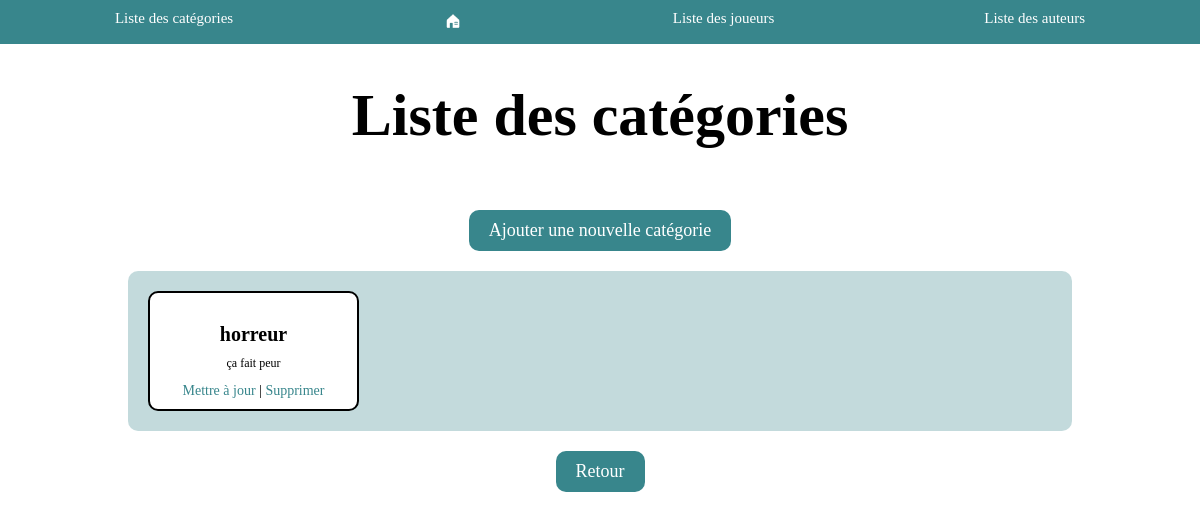
/index_categories/, run on an earlier commit of the app's database.
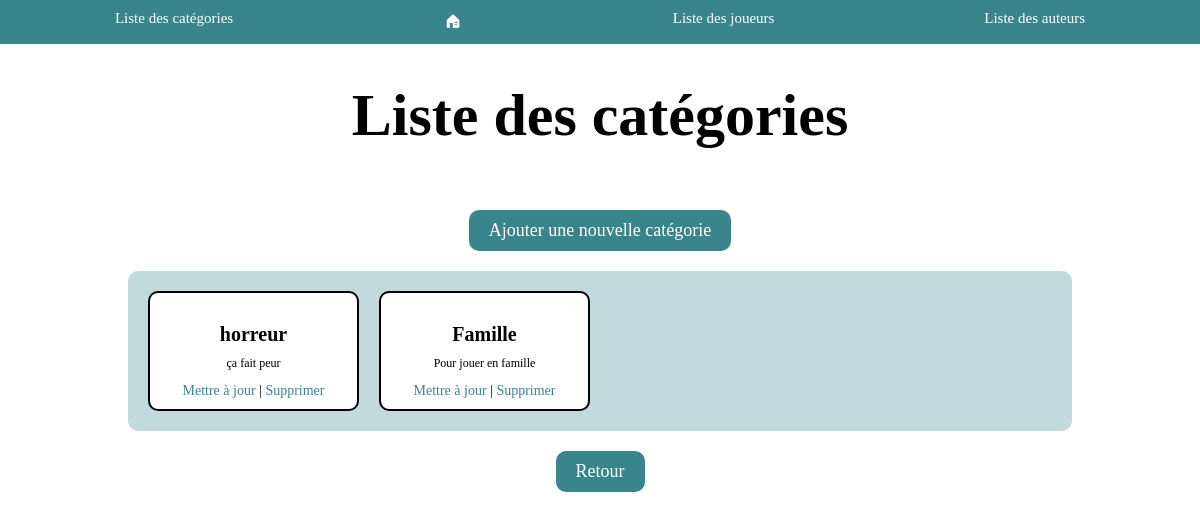
And on a later commit of the database.
### ludotheque/models.py (models this page shows, shortened)
class Categories(models.Model):
    nom = models.CharField(max_length=100)
    desc = models.TextField(blank=True, null=True)

### ludotheque/views_categories.py (the view)
# urls.py: path('index_categories/', views_categories.categories_index),
def categories_index(request):
    liste = list(models.Categories.objects.all())
    return render(request, "categories/index.html", {"liste" : liste})

### ludotheque/templates/categories/index.html (shortened to what this page needs)
<!DOCTYPE html>
<html lang="en">
{% load static %}
<head>
    <link rel="stylesheet" type="text/css" href="{% static 'main.css' %}"/>
</head>
<body>
{% include 'main_nav.html' %}
<div class="containerSecond">
    <h1 class="mainTitle">Liste des catégories</h1>
    <a class="addButton" href="/ajout_categories/">Ajouter une nouvelle catégorie</a>
    <article class="categoryList">
        {% for c in liste %}
            <div class="categoryItem">
                <p class="categoryName">{{ c.nom }}</p>
                <p class="categoryDesc">{{ c.desc }}</p>
                <div class="categoryActions">
                    <a class="edit" href="/update_categories/{{ c.id }}">Mettre à jour</a> |
                    <a class="edit" href="/delete_categories/{{ c.id }}">Supprimer</a>
                </div>
            </div>
        {% endfor %}
    </article>
    <a class="backButton" href="/">Retour</a>
</div>
</body>
</html>

What changed in the data, as far as the page shows it:
added Categories: nom "Famille", desc "Pour jouer en famille"
